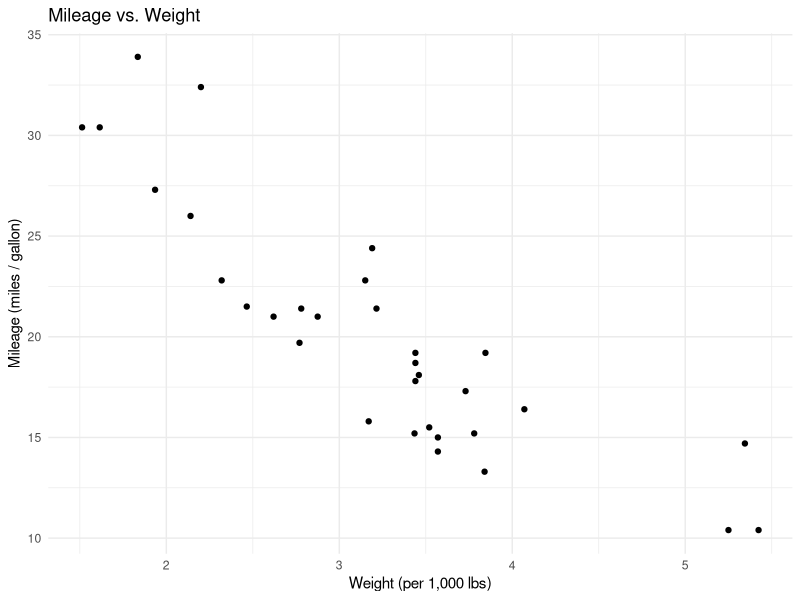

The R script that drew this image: (Note: this script raises an error after producing the figure.)
## ---- chunk 1
knitr::opts_chunk$set(echo = TRUE, message = FALSE, warning = FALSE)
library(MASS)   # comes with R; needed for several datasets and boxcox()
library(tidyverse) # To support analysis
## ---- chunk 2
# Load your dataset
data(mtcars)
## ---- chunk 3
# View(mtcars)        # spreadsheet view; run in the console, not when knitting
str(mtcars); head(mtcars); nrow(mtcars)
# get variables descriptives
summary(mtcars)
# scatterplot
mt_plot <- 
ggplot(data = mtcars, aes(x = wt, y = mpg))+
  geom_point()+
  theme_minimal()+
  labs(title = "Mileage vs. Weight",
       x = "Weight (per 1,000 lbs)",
       y = "Mileage (miles / gallon)")
mt_plot
## ---- chunk 4
# fit linear regression model
fitted_model <- lm(mpg ~ wt, data = mtcars)
summary(fitted_model)

# 95% confidence intervals for the slope
confint(fitted_model)["wt",]

# Slope and intercept
slope <- summary(fitted_model)$coefficients["wt", "Estimate"]
slope

# t-test for the slope
t_value <- summary(fitted_model)$coefficients["wt", "t value"]
t_value

# add the fitted line to your scatterplot
mt_plot <- mt_plot +
  geom_smooth(method = "lm", se = FALSE)
mp_plot
## ---- chunk 5
# Picking a meaningful x-value and making it a dataframe
median_wt <- median(mtcars$wt)
single_car <- data.frame(wt = median_wt)

# 95% Confidence Interval for median weight
predict(fitted_model, newdata = single_car, interval = "confidence")

# 95% Prediction Interval for median weight
predict(fitted_model, newdata = single_car, interval = "prediction")
## ---- chunk 6
a <- anova(fit)
SSR <- a["wt", "Sum S"]
SSE <- a["Residuals", "Sum S"]
c(SST = sum((mtcars$mpg-mean(mtcars$mpg))^2),SSR_SSE = SSR+SSE)
c(F=a["wt","F value"], t2=coef(summary(fit))["wt","t value"]^2)
## ---- chunk 7
# four diagnostic plots


## ---- chunk 8
# Step 1: Does the response need a transformation? Box-Cox (requires y > 0):
#   boxcox(fit)
#   Read lambda as: 1 -> no change, 0.5 -> sqrt(y), 0 -> log(y), -1 -> 1/y
#   If the CI contains 1, a transformation of y may not be needed.
#
# Step 2: Box-Cox only covers y. If the scatterplot or residual plot is curved,
#   also consider transforming x: log(x), sqrt(x), 1/x  (log needs x > 0)
#
# Step 3: Fit the transformed model. You can transform inside lm():
#   fit_t <- lm(log(y) ~ x, data = dat)
#   fit_t <- lm(y ~ log(x), data = dat)
#   fit_t <- lm(log(y) ~ log(x), data = dat)
#   fit_t <- lm(sqrt(y) ~ x, data = dat)
#   fit_t <- lm(I(1/y) ~ x, data = dat)    # wrap arithmetic like 1/y in I()
#
# Step 4: Compare residuals vs fitted for fit and fit_t, e.g.
#   plot(fitted(fit_t), resid(fit_t)); abline(h = 0)
#   R^2 is only comparable if y is NOT transformed; otherwise compare residual plots.
#
# Interpreting slopes after logs:
#   log(y) ~ x       : +1 in x multiplies y by about exp(b1)
#   log(y) ~ log(x)  : +1% in x changes y by about b1 %
#   y ~ log(x)       : doubling x changes y by b1 * log(2)

## ---- chunk 9
# Pairs bootstrap: resample ROWS of your data with replacement, refit, keep the slope.
